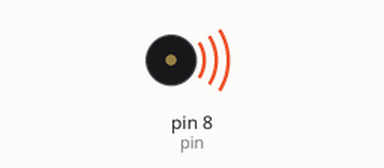
The sketch below on a simulated Arduino Uno, built with avr-gcc and run on an emulated ATmega328P. Parts: buzzer (waves = sounding).

Above: at 0.1 s.
Timing chart, 0 to 40.0 s (numbered marks = the images above):
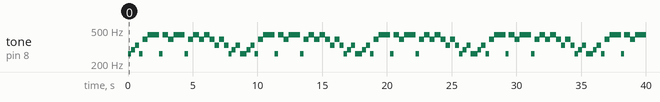

Measured:
- by itself, tone on pin 8 (pin): plays 262 Hz for 0.26 s, 294 Hz for 0.29 s, 330 Hz for 0.33 s, 262 Hz for 0.26 s, 392 Hz for 0.39 s, 440 Hz for 0.88 s … (98 notes in this stretch)

The sketch:

c1.ino
```cpp
#define NOTE_C3  131
#define NOTE_CS3 139
#define NOTE_D3  147
#define NOTE_DS3 156
#define NOTE_E3  165
#define NOTE_F3  175
#define NOTE_FS3 185
#define NOTE_G3  196
#define NOTE_GS3 208
#define NOTE_A3  220
#define NOTE_AS3 233
#define NOTE_B3  247
#define NOTE_C4  262
#define NOTE_C5  523
#define NOTE_CS4 277
#define NOTE_D4  294
#define NOTE_DS4 311
#define NOTE_E4  330
#define NOTE_F4  349
#define NOTE_FS4 370
#define NOTE_G4  392
#define NOTE_GS4 415
#define NOTE_A4  440
#define NOTE_AS4 466
#define NOTE_B4  494
#define WHOLE 1 //全分符
#define HALF 0.5 //半分符
#define QUARTER 0.25
#define EIGHTH 0.125
#define SIXTEENTH 0.0625
#define pin 8
#define beat 500
void setup() {
  pinMode(8, OUTPUT);
}
void xx(int a, int b, int c) {
  tone(a, b, c);
  delay(b);
  noTone(c);
}
void loop()
{
  xx(pin, NOTE_C4, beat);
  xx(pin, NOTE_D4, beat);
  xx(pin, NOTE_E4, beat);
  xx(pin, NOTE_C4, beat);
  xx(pin, NOTE_G4, beat);
  xx(pin, NOTE_A4, beat);
  xx(pin, NOTE_A4, beat);
  xx(pin, NOTE_C4, beat);
  xx(pin, NOTE_A4, beat);
  xx(pin, NOTE_G4, beat);
  xx(pin, NOTE_A4, beat);
  xx(pin, NOTE_A4, beat);
  xx(pin, NOTE_C4, beat);
  xx(pin, NOTE_G4, beat);
  xx(pin, NOTE_A4, beat);
  xx(pin, NOTE_G4, beat);
  xx(pin, NOTE_A4, beat);
  xx(pin, NOTE_G4, beat);
  xx(pin, NOTE_E4, beat);
  xx(pin, NOTE_G4, beat);
  xx(pin, NOTE_E4, beat);
  xx(pin, NOTE_C4, beat);
  xx(pin, NOTE_D4, beat);
  xx(pin, NOTE_E4, beat);
  xx(pin, NOTE_C4, beat);

}
```
